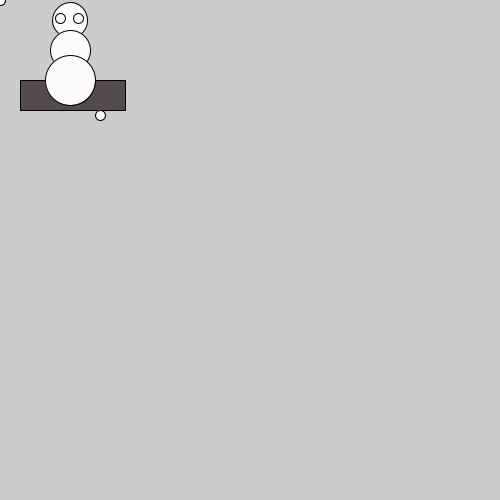
Frame 1 (no input)
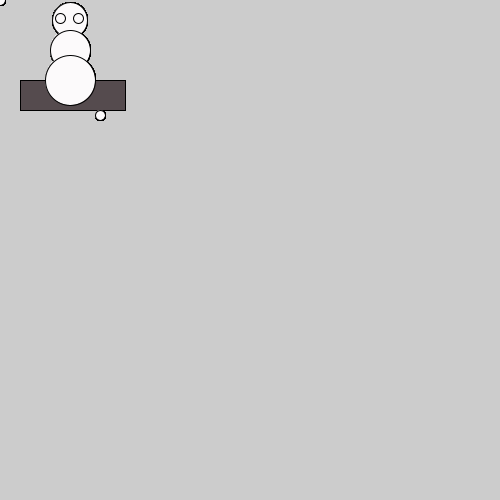
Frame 60 (the mouse pressed at the canvas centre just before this capture)
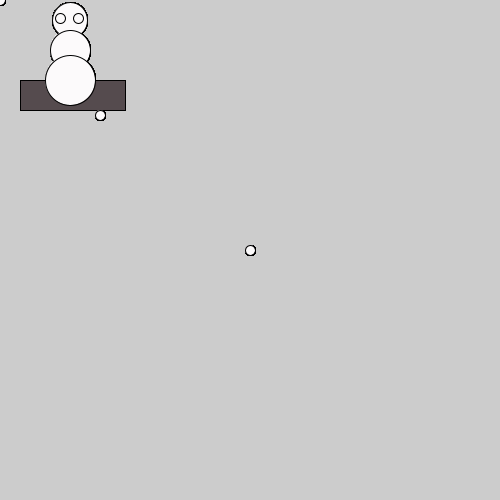
Frame 120 (the mouse held since frame 60 and released just before this capture)

The Processing sketch that drew these frames (run headless with seeded random() and noise(); from frame 60 on, the mouse is pressed at the canvas centre):

// Processing sketch: sketch_180716a
// ── sketch_180716a.pde
void setup(){
size(500,500);  
}
void draw() {
fill(#554B4E);
rect(20,80,105,30);
fill(#FCFAFB);
ellipse(mouseX,mouseY,10,10);
ellipse(100,115,10,10);
ellipse(70,20,35,35);
ellipse(70,50,40,40);
ellipse(70,80,50,50);
ellipse(60,18,10,10);
ellipse(78,18,10,10);



}
